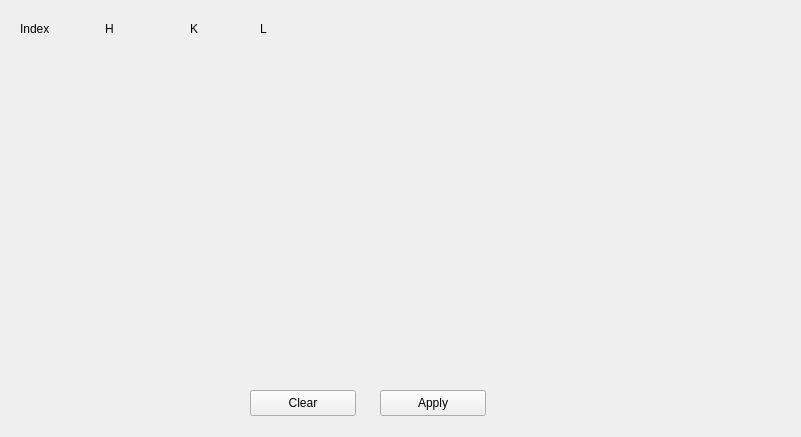
<?xml version="1.0" encoding="UTF-8"?>
<ui version="4.0">
 <class>ReflectionsEditor</class>
 <widget class="TaurusWidget" name="ReflectionsEditor">
  <property name="geometry">
   <rect>
    <x>0</x>
    <y>0</y>
    <width>801</width>
    <height>437</height>
   </rect>
  </property>
  <property name="windowTitle">
   <string>Form</string>
  </property>
  <widget class="QLabel" name="rl_label1">
   <property name="geometry">
    <rect>
     <x>20</x>
     <y>20</y>
     <width>36</width>
     <height>17</height>
    </rect>
   </property>
   <property name="layoutDirection">
    <enum>Qt::RightToLeft</enum>
   </property>
   <property name="text">
    <string>Index</string>
   </property>
  </widget>
  <widget class="QLabel" name="rl_label1_2">
   <property name="geometry">
    <rect>
     <x>105</x>
     <y>20</y>
     <width>36</width>
     <height>17</height>
    </rect>
   </property>
   <property name="layoutDirection">
    <enum>Qt::RightToLeft</enum>
   </property>
   <property name="text">
    <string>H</string>
   </property>
  </widget>
  <widget class="QLabel" name="rl_label1_3">
   <property name="geometry">
    <rect>
     <x>190</x>
     <y>20</y>
     <width>36</width>
     <height>17</height>
    </rect>
   </property>
   <property name="layoutDirection">
    <enum>Qt::RightToLeft</enum>
   </property>
   <property name="text">
    <string>K</string>
   </property>
  </widget>
  <widget class="QLabel" name="rl_label1_4">
   <property name="geometry">
    <rect>
     <x>260</x>
     <y>20</y>
     <width>36</width>
     <height>17</height>
    </rect>
   </property>
   <property name="layoutDirection">
    <enum>Qt::RightToLeft</enum>
   </property>
   <property name="text">
    <string>L</string>
   </property>
  </widget>
  <widget class="QPushButton" name="ApplyButton">
   <property name="geometry">
    <rect>
     <x>380</x>
     <y>390</y>
     <width>106</width>
     <height>26</height>
    </rect>
   </property>
   <property name="text">
    <string>Apply</string>
   </property>
  </widget>
  <widget class="QPushButton" name="ClearButton">
   <property name="geometry">
    <rect>
     <x>250</x>
     <y>390</y>
     <width>106</width>
     <height>26</height>
    </rect>
   </property>
   <property name="text">
    <string>Clear</string>
   </property>
  </widget>
 </widget>
 <customwidgets>
  <customwidget>
   <class>TaurusWidget</class>
   <extends>QWidget</extends>
   <header>taurus.qt.qtgui.container</header>
   <container>1</container>
  </customwidget>
 </customwidgets>
 <resources/>
 <connections/>
</ui>
